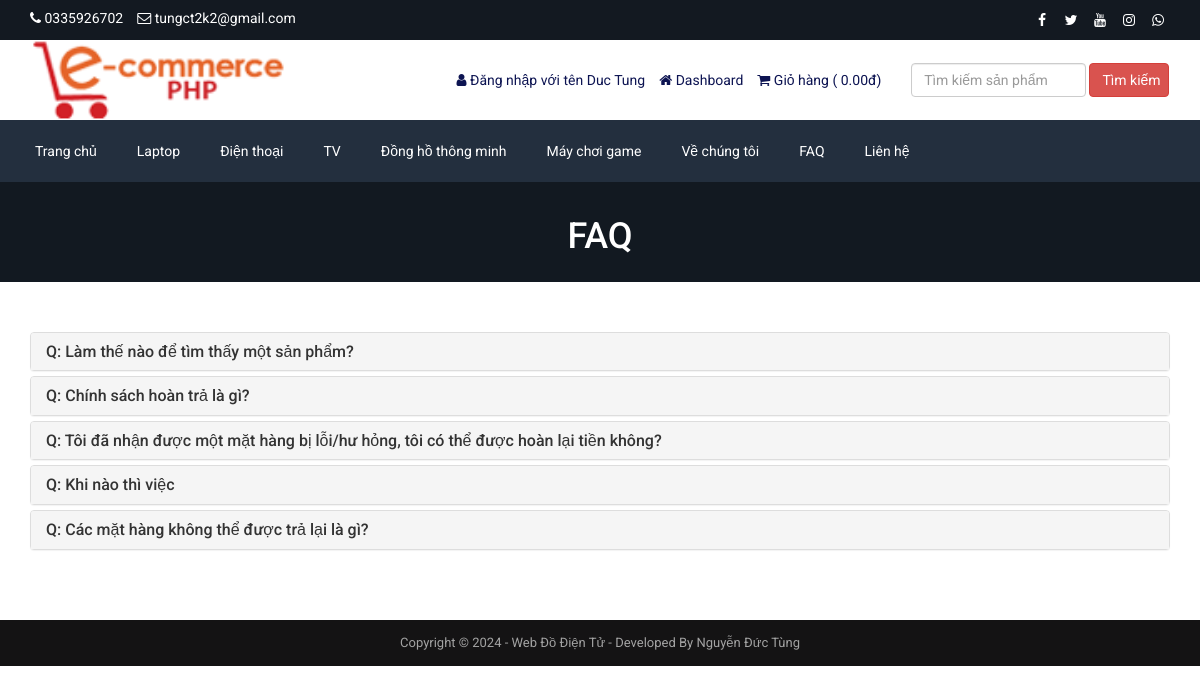
Page /faq.php (signed in) on the committed database.
### tables this page shows
CREATE TABLE `tbl_settings` (
  `id` int(11) NOT NULL,
  `logo` varchar(255) NOT NULL,
  `favicon` varchar(255) NOT NULL,
  `footer_about` text NOT NULL,
  `footer_copyright` text NOT NULL,
  `contact_address` text NOT NULL,
  `contact_email` varchar(255) NOT NULL,
  `contact_phone` varchar(255) NOT NULL,
  `contact_fax` varchar(255) NOT NULL,
  `contact_map_iframe` text NOT NULL,
  `receive_email` varchar(255) NOT NULL,
  `receive_email_subject` varchar(255) NOT NULL,
  `receive_email_thank_you_message` text NOT NULL,
  `forget_password_message` text NOT NULL,
  `total_recent_post_footer` int(10) NOT NULL,
  `total_popular_post_footer` int(10) NOT NULL,
  `total_recent_post_sidebar` int(11) NOT NULL,
  `total_popular_post_sidebar` int(11) NOT NULL,
  `total_featured_product_home` int(11) NOT NULL,
  `total_latest_product_home` int(11) NOT NULL,
  `total_popular_product_home` int(11) NOT NULL,
  `meta_title_home` text NOT NULL,
  `meta_keyword_home` text NOT NULL,
  `meta_description_home` text NOT NULL,
  `banner_login` varchar(255) NOT NULL,
  `banner_registration` varchar(255) NOT NULL,
  `banner_forget_password` varchar(255) NOT NULL,
  `banner_reset_password` varchar(255) NOT NULL,
  `banner_search` varchar(255) NOT NULL,
  `banner_cart` varchar(255) NOT NULL,
  `banner_checkout` varchar(255) NOT NULL,
  `banner_product_category` varchar(255) NOT NULL,
  `banner_blog` varchar(255) NOT NULL,
  `cta_title` varchar(255) NOT NULL,
  `cta_content` text NOT NULL,
  `cta_read_more_text` varchar(255) NOT NULL,
  `cta_read_more_url` varchar(255) NOT NULL,
  `cta_photo` varchar(255) NOT NULL,
  `featured_product_title` varchar(255) NOT NULL,
  `featured_product_subtitle` varchar(255) NOT NULL,
  `latest_product_title` varchar(255) NOT NULL,
  `latest_product_subtitle` varchar(255) NOT NULL,
  `popular_product_title` varchar(255) NOT NULL,
  `popular_product_subtitle` varchar(255) NOT NULL,
  `testimonial_title` varchar(255) NOT NULL,
  `testimonial_subtitle` varchar(255) NOT NULL,
  `testimonial_photo` varchar(255) NOT NULL,
  `blog_title` varchar(255) NOT NULL,
  `blog_subtitle` varchar(255) NOT NULL,
  `newsletter_text` text NOT NULL,
  `paypal_email` varchar(255) NOT NULL,
  `stripe_public_key` varchar(255) NOT NULL,
  `stripe_secret_key` varchar(255) NOT NULL,
  `bank_detail` text NOT NULL,
  `before_head` text NOT NULL,
  `after_body` text NOT NULL,
  `before_body` text NOT NULL,
  `home_service_on_off` int(11) NOT NULL,
  `home_welcome_on_off` int(11) NOT NULL,
  `home_featured_product_on_off` int(11) NOT NULL,
  `home_latest_product_on_off` int(11) NOT NULL,
  `home_popular_product_on_off` int(11) NOT NULL,
  `home_testimonial_on_off` int(11) NOT NULL,
  `home_blog_on_off` int(11) NOT NULL,
  `newsletter_on_off` int(11) NOT NULL,
  `ads_above_welcome_on_off` int(1) NOT NULL,
  `ads_above_featured_product_on_off` int(1) NOT NULL,
  `ads_above_latest_product_on_off` int(1) NOT NULL,
  `ads_above_popular_product_on_off` int(1) NOT NULL,
  `ads_above_testimonial_on_off` int(1) NOT NULL,
  `ads_category_sidebar_on_off` int(1) NOT NULL
);

CREATE TABLE `tbl_social` (
  `social_id` int(11) NOT NULL,
  `social_name` varchar(30) NOT NULL,
  `social_url` varchar(255) NOT NULL,
  `social_icon` varchar(30) NOT NULL
);

CREATE TABLE `tbl_top_category` (
  `tcat_id` int(11) NOT NULL,
  `tcat_name` varchar(255) NOT NULL,
  `show_on_menu` int(1) NOT NULL
);

CREATE TABLE `tbl_page` (
  `id` int(11) NOT NULL,
  `about_title` varchar(255) NOT NULL,
  `about_content` text NOT NULL,
  `about_banner` varchar(255) NOT NULL,
  `about_meta_title` varchar(255) NOT NULL,
  `about_meta_keyword` text NOT NULL,
  `about_meta_description` text NOT NULL,
  `faq_title` varchar(255) NOT NULL,
  `faq_banner` varchar(255) NOT NULL,
  `faq_meta_title` varchar(255) NOT NULL,
  `faq_meta_keyword` text NOT NULL,
  `faq_meta_description` text NOT NULL,
  `blog_title` varchar(255) NOT NULL,
  `blog_banner` varchar(255) NOT NULL,
  `blog_meta_title` varchar(255) NOT NULL,
  `blog_meta_keyword` text NOT NULL,
  `blog_meta_description` text NOT NULL,
  `contact_title` varchar(255) NOT NULL,
  `contact_banner` varchar(255) NOT NULL,
  `contact_meta_title` varchar(255) NOT NULL,
  `contact_meta_keyword` text NOT NULL,
  `contact_meta_description` text NOT NULL,
  `pgallery_title` varchar(255) NOT NULL,
  `pgallery_banner` varchar(255) NOT NULL,
  `pgallery_meta_title` varchar(255) NOT NULL,
  `pgallery_meta_keyword` text NOT NULL,
  `pgallery_meta_description` text NOT NULL,
  `vgallery_title` varchar(255) NOT NULL,
  `vgallery_banner` varchar(255) NOT NULL,
  `vgallery_meta_title` varchar(255) NOT NULL,
  `vgallery_meta_keyword` text NOT NULL,
  `vgallery_meta_description` text NOT NULL
);

CREATE TABLE `tbl_faq` (
  `faq_id` int(11) NOT NULL,
  `faq_title` varchar(255) NOT NULL,
  `faq_content` text NOT NULL
);

### faq.php (the view, shortened to what this page needs)
<?php require_once('header.php'); ?>
<?php
$statement = $pdo->prepare("SELECT * FROM tbl_page WHERE id=1");
$statement->execute();
$result = $statement->fetchAll(PDO::FETCH_ASSOC);
foreach ($result as $row) {
    $faq_title = $row['faq_title'];
    $faq_banner = $row['faq_banner'];
}
?>
<div class="page-banner" style="background-image: url(assets/uploads/<?php echo $faq_banner; ?>);">
    <div class="inner">
        <h1><?php echo $faq_title; ?></h1>
    </div>
</div>
<div class="page">
    <div class="container">
        <div class="row">
            <div class="col-md-12">
                <div class="panel-group" id="faqAccordion">
                    <?php
                    $statement = $pdo->prepare("SELECT * FROM tbl_faq");
                    $statement->execute();
                    $result = $statement->fetchAll(PDO::FETCH_ASSOC);
                    foreach ($result as $row) {
                        ?>
                        <div class="panel panel-default">
                            <div class="panel-heading accordion-toggle question-toggle collapsed" data-toggle="collapse" data-parent="#faqAccordion" data-target="#question<?php echo $row['faq_id']; ?>">
                                <h4 class="panel-title">
                                    Q: <?php echo $row['faq_title']; ?>
                                </h4>
                            </div>
                        </div>
                        <?php
                    }
                    ?>
                </div>
            </div>
        </div>
    </div>
</div>
<?php require_once('footer.php'); ?>

### header.php (shortened to what this page needs)
<?php
include("admin/inc/config.php");
$statement = $pdo->prepare("SELECT * FROM tbl_settings WHERE id=1");
$statement->execute();
$result = $statement->fetchAll(PDO::FETCH_ASSOC);
foreach ($result as $row)
{
	$logo = $row['logo'];
	$contact_email = $row['contact_email'];
	$contact_phone = $row['contact_phone'];
}
?>
<!DOCTYPE html>
<html lang="en">
<head>
	<link rel="stylesheet" href="assets/css/bootstrap.min.css">
	<link rel="stylesheet" href="assets/css/font-awesome.min.css">
	<link rel="stylesheet" href="assets/css/owl.carousel.min.css">
	<link rel="stylesheet" href="assets/css/owl.theme.default.min.css">
	<link rel="stylesheet" href="assets/css/jquery.bxslider.min.css">
    <link rel="stylesheet" href="assets/css/magnific-popup.css">
    <link rel="stylesheet" href="assets/css/rating.css">
	<link rel="stylesheet" href="assets/css/spacing.css">
	<link rel="stylesheet" href="assets/css/bootstrap-touch-slider.css">
	<link rel="stylesheet" href="assets/css/animate.min.css">
	<link rel="stylesheet" href="assets/css/tree-menu.css">
	<link rel="stylesheet" href="assets/css/select2.min.css">
	<link rel="stylesheet" href="assets/css/main.css">
	<link rel="stylesheet" href="assets/css/responsive.css">
	<?php
	$statement = $pdo->prepare("SELECT * FROM tbl_page WHERE id=1");
	$statement->execute();
	$result = $statement->fetchAll(PDO::FETCH_ASSOC);
		?>
</head>
<body>
<div class="top">
	<div class="container">
		<div class="row">
			<div class="col-md-6 col-sm-6 col-xs-12">
				<div class="left">
					<ul>
						<li><i class="fa fa-phone"></i> <?php echo $contact_phone; ?></li>
						<li><i class="fa fa-envelope-o"></i> <?php echo $contact_email; ?></li>
					</ul>
				</div>
			</div>
			<div class="col-md-6 col-sm-6 col-xs-12">
				<div class="right">
					<ul>
						<?php
						$statement = $pdo->prepare("SELECT * FROM tbl_social");
						$statement->execute();
						$result = $statement->fetchAll(PDO::FETCH_ASSOC);
						foreach ($result as $row) {
							?>
							<?php if($row['social_url'] != ''): ?>
							<li><a href="<?php echo $row['social_url']; ?>"><i class="<?php echo $row['social_icon']; ?>"></i></a></li>
							<?php endif; ?>
							<?php
						}
						?>
					</ul>
				</div>
			</div>
		</div>
	</div>
</div>
<div class="header">
	<div class="container">
		<div class="row inner">
			<div class="col-md-4 logo">
				<a href="index.php"><img src="assets/uploads/<?php echo $logo; ?>" alt="logo image"></a>
			</div>
			<div class="col-md-5 right">
				<ul>
					<?php
					if(isset($_SESSION['customer'])) {
						?>
						<li><i class="fa fa-user"></i> <?php echo LANG_VALUE_13; ?> <?php echo $_SESSION['customer']['cust_name']; ?></li>
						<li><a href="dashboard.php"><i class="fa fa-home"></i> <?php echo LANG_VALUE_89; ?></a></li>
						<?php
					} else {
						?>
						<li><a href="login.php"><i class="fa fa-sign-in"></i> <?php echo LANG_VALUE_9; ?></a></li>
						<li><a href="registration.php"><i class="fa fa-user-plus"></i> <?php echo LANG_VALUE_15; ?></a></li>
						<?php
					}
					?>
					<li><a href="cart.php"><i class="fa fa-shopping-cart"></i> <?php echo LANG_VALUE_18; ?> ( <?php
					if(isset($_SESSION['cart_p_id'])) {
						$table_total_price = 0;
						$i=0;
	                    foreach($_SESSION['cart_p_qty'] as $key => $value)
	                    {
	                        $i++;
	                        $arr_cart_p_qty[$i] = $value;
	                    }                    $i=0;
	                    foreach($_SESSION['cart_p_current_price'] as $key => $value)
	                    {
	                        $i++;
	                        $arr_cart_p_current_price[$i] = $value;
	                    }
	                    for($i=1;$i<=count($arr_cart_p_qty);$i++) {
	                    	$row_total_price = $arr_cart_p_current_price[$i]*$arr_cart_p_qty[$i];
	                        $table_total_price = $table_total_price + $row_total_price;
	                    }
						echo $table_total_price;
					} else {
						echo '0.00';
						echo LANG_VALUE_1;
					}
					?>)</a></li>
				</ul>
			</div>
			<div class="col-md-3 search-area">
				<form class="navbar-form navbar-left" role="search" action="search-result.php" method="get">
					<div class="form-group">
						<input type="text" class="form-control search-top" placeholder="<?php echo LANG_VALUE_2; ?>" name="search_text">
					</div>
					<button type="submit" class="btn btn-danger"><?php echo LANG_VALUE_3; ?></button>
				</form>
			</div>
		</div>
	</div>
</div>
<div class="nav">
	<div class="container">
		<div class="row">
			<div class="col-md-12 pl_0 pr_0">
				<div class="menu-container">
					<div class="menu">
						<ul>
							<li><a href="index.php">Trang chủ</a></li>
							<?php
							$statement = $pdo->prepare("SELECT * FROM tbl_top_category WHERE show_on_menu=1");
							$statement->execute();
							$result = $statement->fetchAll(PDO::FETCH_ASSOC);
							foreach ($result as $row) {
								?>
								<li><a href="product-category.php?id=<?php echo $row['tcat_id']; ?>&type=top-category"><?php echo $row['tcat_name']; ?></a>
								</li>
								<?php
							}
							?>
							<?php
							$statement = $pdo->prepare("SELECT * FROM tbl_page WHERE id=1");
							$statement->execute();
							$result = $statement->fetchAll(PDO::FETCH_ASSOC);
							foreach ($result as $row) {
								$about_title = $row['about_title'];
								$faq_title = $row['faq_title'];
								$contact_title = $row['contact_title'];
							}
							?>
							<li><a href="about.php"><?php echo $about_title; ?></a></li>
							<li><a href="faq.php"><?php echo $faq_title; ?></a></li>
							<li><a href="contact.php"><?php echo $contact_title; ?></a></li>
						</ul>
					</div>
				</div>
			</div>
		</div>
	</div>
</div>

### footer.php (shortened to what this page needs)
<?php
$statement = $pdo->prepare("SELECT * FROM tbl_settings WHERE id=1");
$statement->execute();
$result = $statement->fetchAll(PDO::FETCH_ASSOC);
foreach ($result as $row)
{
	$footer_copyright = $row['footer_copyright'];
}
?>
<div class="footer-bottom">
	<div class="container">
		<div class="row">
			<div class="col-md-12 copyright">
				<?php echo $footer_copyright; ?>
			</div>
		</div>
	</div>
</div>
</body>
</html>

### assets/css/main.css (style rules this page uses)
* { margin: 0; padding: 0; }
body { font-family: "Roboto", sans-serif; font-size: 14px; }
h1, h2, h3, h4, h5, h6 { font-family: "Roboto", sans-serif; }
a { text-decoration: none; }
.top { width: 100%; height: 40px; background: #131921; }
.top .left { float: left; }
.top .left ul { padding-top: 8px; }
.top .left ul li { list-style-type: none; float: left; margin-right: 14px; color: white; }
.top .left ul li i { color: white; }
.top .right { float: right; }
.top .right ul { padding-top: 8px; }
.top .right ul li { list-style-type: none; float: left; margin-left: 5px; }
.top .right ul li a { color: white; width: 24px; height: 24px; line-height: 24px; text-align: center; border-radius: 50%; display: block; transition: all 0.4s ease; }
.header { width: 100%; height: auto; background: #fff; }
.header .inner { height: auto; display: table; }
.header .logo { float: none; display: table-cell; vertical-align: middle; }
.header .logo img { max-width: 100%; height: 80px; }
.header .navbar-form .form-control { width: 300px; }
.header .search-area { float: none; display: table-cell; vertical-align: middle; }
.header .search-area .form-group { width: calc(100% - 84px); }
.header .search-area button { width: 80px; }
.header .search-area form { width: 100%; }
.header .right { float: none; display: table-cell; vertical-align: middle; padding-right: 0; }
.header .right ul { float: right; margin-bottom: 0; }
.header .right ul li { list-style-type: none; float: left; margin-left: 14px; color: #0d1452; }
.header .right ul li a { color: #0d1452; }
.header .navbar-form .search-top { width: 100%; }
.nav { background: #232f3e; }
.menu-container { width: 100%; margin: 0 auto; background: #232f3e; }
.menu-dropdown-icon:before { content: "\f067"; font-family: "FontAwesome"; display: none; cursor: pointer; float: right; padding: 1.5em 2em; background: #fff; color: #333; }
.menu > ul { margin: 0 auto; width: 100%; list-style: none; padding: 0; position: relative; box-sizing: border-box; }
.menu > ul:before, .menu > ul:after { content: ""; display: table; }
.menu > ul:after { clear: both; }
.menu > ul > li { float: left; padding: 0; margin: 0; }
.menu > ul > li a { text-decoration: none; padding: 1.5em 20px; display: block; color: #fff; }
.footer-bottom { width: 100%; height: auto; background: #141314; padding: 14px 0; }
.footer-bottom .copyright { font-size: 13px; color: #a3a3a3; text-align: center; }
.page-banner { width: 100%; height: auto; background-repeat: no-repeat; background-position: center center; -webkit-background-size: cover; background-size: cover; position: relative; padding-top: 15px; padding-bottom: 15px; overflow: hidden; }
.page-banner h1 { color: #fff; text-align: center; z-index: 999; position: relative; }
.page { width: 100%; height: auto; padding-top: 50px; padding-bottom: 50px; }

### assets/css/responsive.css (style rules this page uses)
@media only screen and (min-width: 992px) { .header .inner { width: 100%; } }
@media only screen and (min-width: 992px) { .header .search-area { padding-right: 0; } }
@media only screen and (min-width: 992px) { .header .search-area form { padding-right: 0; } }
@media only screen and (min-width: 992px) { .header .container { padding-right: 0; } }

### rows in the picture
tbl_settings: contact_phone "0335926702", contact_email "tungct2k2@gmail.com", logo (picture), footer_copyright "Copyright © 2024 - Web Đồ Điện Tử - Developed By Nguyễn Đức Tùng"
tbl_top_category: tcat_name "Laptop"
tbl_top_category: tcat_name "Điện thoại"
tbl_top_category: tcat_name "TV"
tbl_top_category: tcat_name "Đồng hồ thông minh"
tbl_top_category: tcat_name "Máy chơi game"
tbl_page: about_title "Về chúng tôi", faq_title "FAQ", contact_title "Liên hệ", faq_banner (picture)
tbl_faq: faq_title "Làm thế nào để tìm thấy một sản phẩm?"
tbl_faq: faq_title "Chính sách hoàn trả là gì?"
tbl_faq: faq_title "Tôi đã nhận được một mặt hàng bị lỗi/hư hỏng, tôi có thể được hoàn lại tiền không?"
tbl_faq: faq_title "Khi nào thì việc"
tbl_faq: faq_title "Các mặt hàng không thể được trả lại là gì?"

### other values in the picture
LANG_VALUE_13 "Đăng nhập với tên"
$_SESSION['customer']['cust_name'] "Duc Tung"
LANG_VALUE_89 "Dashboard"
LANG_VALUE_18 "Giỏ hàng"
LANG_VALUE_1 "đ"
LANG_VALUE_3 "Tìm kiếm"
